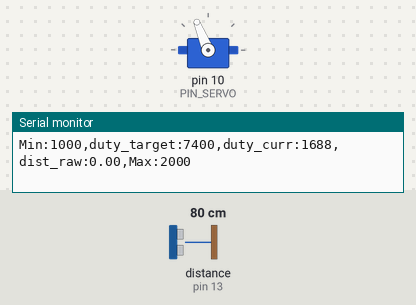
This sketch was run on a simulated Arduino Uno, built with avr-gcc and run on an emulated ATmega328P. Parts: servo, the last lines printed to the serial monitor. Wiring (inferred from the names in the program): ultrasonic range finder: trigger pin 12; echo pin 13. The inputs (shaded band) are chosen by the test bench; at power-on: distance to the obstacle (sensor on pin 13) 80 cm. The echo pulse lasts 58.3 µs per cm.

Above: at 1.2 s.
1.3 s: distance to the obstacle (sensor on pin 13) set to 2 cm
At 2.3 s:
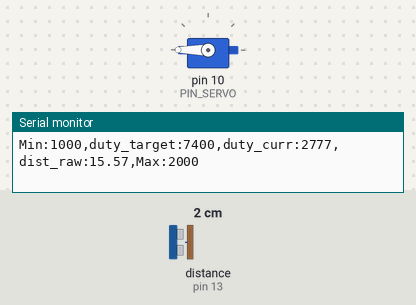
3.4 s: distance to the obstacle (sensor on pin 13) set to 18 cm
At 11.49 s:
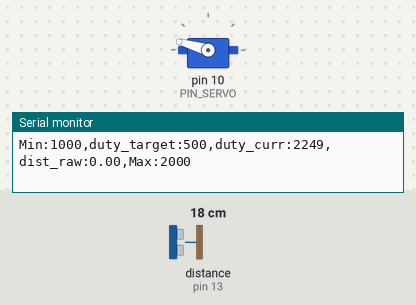
Timing chart, 0 to 27.2 s (numbered marks = the images above; inputs shaded):
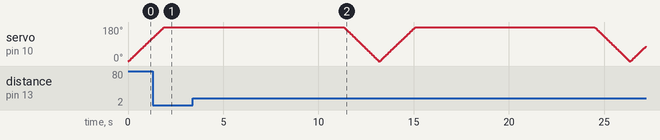

The sketch:

13_example_1.ino
```cpp
#include <Servo.h>

// Arduino pin assignment
#define PIN_TRIG  12  // sonar sensor TRIGGER
#define PIN_ECHO  13  // sonar sensor ECHO
#define PIN_SERVO 10

// configurable parameters for sonar
#define SND_VEL 346.0     // sound velocity at 24 celsius degree (unit: m/sec)
#define PULSE_DURATION 10 // ultra-sound Pulse Duration (unit: usec)
#define _DIST_MIN 180.0   // minimum distance to be measured (unit: mm)
#define _DIST_MAX 360.0   // maximum distance to be measured (unit: mm)

#define TIMEOUT ((INTERVAL / 2) * 1000.0) // maximum echo waiting time (unit: usec)
#define SCALE (0.001 * 0.5 * SND_VEL) // coefficent to convert duration to distance

// configurable parameters for Servo
#define _DUTY_MIN 400 // servo full clock-wise position (0 degree)
#define _DUTY_NEU 1500 // servo neutral position (90 degree)
#define _DUTY_MAX 7500 // servo full counter-clockwise position (180 degree)

#define _POS_START (_DUTY_MIN + 100)    // servo start position
#define _POS_END   (_DUTY_MAX - 100)    // servo end position

#define _SERVO_SPEED 150 // servo angular speed (unit: degree/sec)

// Loop Interval
#define INTERVAL 2     // servo update interval (unit: msec)

// global variables
unsigned long last_sampling_time; // unit: msec

Servo myservo;

int duty_change_per_interval; // maximum duty difference per interval
int duty_target;    // Target duty time
int duty_curr;      // Current duty time

int toggle_interval, toggle_interval_cnt;

void setup() {
  // initialize GPIO pins
  pinMode(PIN_TRIG, OUTPUT);  // sonar TRIGGER
  pinMode(PIN_ECHO, INPUT);   // sonar ECHO
  digitalWrite(PIN_TRIG, LOW);  // turn-off Sonar

  myservo.attach(PIN_SERVO);

  duty_target = duty_curr = _POS_START;
  myservo.writeMicroseconds(duty_curr);

  // initialize serial port
  Serial.begin(57600);  // <----- baud rate

  // convert angular velocity into duty change per interval.
  // duty_change_per_interval =
  //  (_DUTY_MAX - _DUTY_MIN) * (_SERVO_SPEED / 180) * (INTERVAL / 1000);
  duty_change_per_interval =
    (float)(_DUTY_MAX - _DUTY_MIN) * (_SERVO_SPEED / 180.0) * (INTERVAL / 1000.0);

  // remove next three lines after finding answers
  Serial.print("duty_change_per_interval:");
  Serial.println(duty_change_per_interval);
  //  while (1) { }

  // initialize variables for servo update.
  toggle_interval = (180.0 / _SERVO_SPEED) * 1000 / INTERVAL;
  toggle_interval_cnt = toggle_interval;

  // initialize last sampling time
  last_sampling_time = 0;
}

void loop() {
  float  dist_raw;

  // wait until next sampling time.
  if (millis() < (last_sampling_time + INTERVAL))
    return;

  dist_raw = USS_measure(PIN_TRIG, PIN_ECHO); // read distance

  // adjust duty_curr toward duty_target by duty_change_per_interval
  if (duty_target > duty_curr) {
    duty_curr += duty_change_per_interval;
    if (duty_curr > duty_target)
        duty_curr = duty_target;
  } else {
    duty_curr -= duty_change_per_interval;
    if (duty_curr < duty_target)
      duty_curr = duty_target;
  }

  // update servo position
  myservo.writeMicroseconds(duty_curr);

  // output the read value to the serial port
  Serial.print("Min:1000");
  Serial.print(",duty_target:"); Serial.print(duty_target);
  Serial.print(",duty_curr:");   Serial.print(duty_curr);
  Serial.print(",dist_raw:");   Serial.print(dist_raw);
  Serial.println(",Max:2000");

  // toggle duty_target between _DUTY_MIN and _DUTY_MAX.
  if (toggle_interval_cnt >= toggle_interval) {
    toggle_interval_cnt = 0;
    if (duty_target == _POS_START)
      duty_target = _POS_END;
    else
      duty_target = _POS_START;
  } else {
    toggle_interval_cnt++;
  }

  // update last sampling time
  last_sampling_time += INTERVAL;
}

// get a distance reading from USS. return value is in millimeter.
float USS_measure(int TRIG, int ECHO)
{
  digitalWrite(TRIG, HIGH);
  delayMicroseconds(PULSE_DURATION);
  digitalWrite(TRIG, LOW);

  return pulseIn(ECHO, HIGH, TIMEOUT) * SCALE; // unit: mm
}
```
